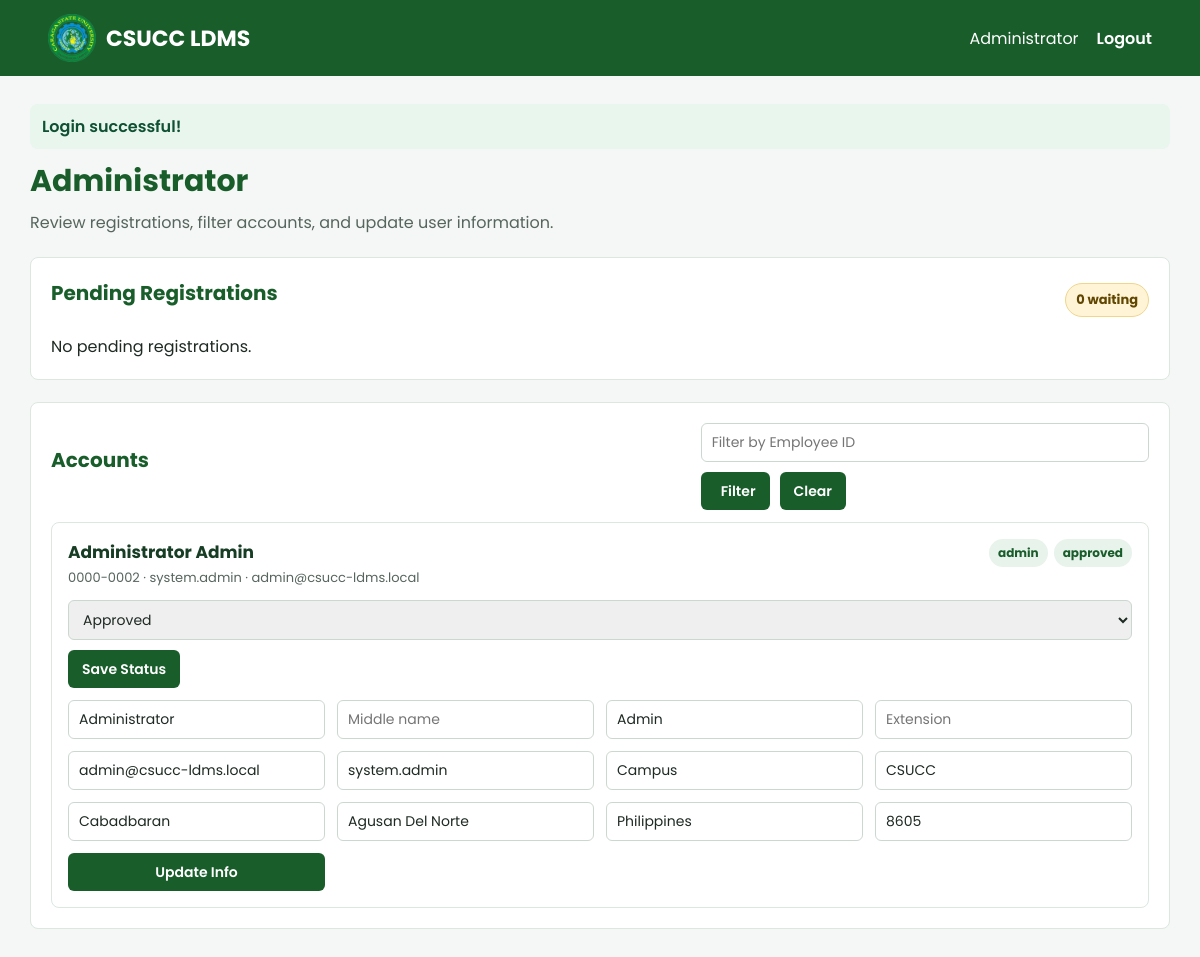
/admin/dashboard.php (signed in), run on the app's committed database.
### tables this page shows
CREATE TABLE users (
    id INT AUTO_INCREMENT PRIMARY KEY,
    user_id VARCHAR(15) NOT NULL UNIQUE,         
    first_name VARCHAR(50) NOT NULL,
    middle_name VARCHAR(50) NULL,
    last_name VARCHAR(50) NOT NULL,
    extension_name VARCHAR(10) NULL,
    dob DATE NOT NULL,
    age TINYINT UNSIGNED NOT NULL,
    sex ENUM('male', 'female') NOT NULL,
    email VARCHAR(100) NOT NULL UNIQUE,
    username VARCHAR(50) NOT NULL UNIQUE,
    password_hash VARCHAR(255) NOT NULL,         
    role ENUM('user','admin','super_admin') NOT NULL DEFAULT 'user',
    account_status ENUM('pending','approved','blocked') NOT NULL DEFAULT 'approved',
    privileges TEXT NULL,
    purok_street VARCHAR(100) NOT NULL,
    barangay VARCHAR(100) NOT NULL,
    city_municipality VARCHAR(100) NOT NULL,
    province VARCHAR(100) NOT NULL,
    country VARCHAR(100) NOT NULL,
    zip_code VARCHAR(20) NOT NULL,
    date_registered TIMESTAMP DEFAULT CURRENT_TIMESTAMP
);

### server/admin_helpers.php (called while the page is built, shortened)
<?php
function full_name(array $user): string {
    return trim(($user['first_name'] ?? '') . ' ' . ($user['middle_name'] ?? '') . ' ' . ($user['last_name'] ?? '') . ' ' . ($user['extension_name'] ?? ''));
}
function fetch_accounts(mysqli $conn, string $employeeId = ''): array {
    if ($employeeId !== '') {
        $like = '%' . $employeeId . '%';
        $stmt = $conn->prepare("SELECT * FROM users WHERE user_id LIKE ? ORDER BY date_registered DESC");
        $stmt->bind_param("s", $like);
    } else {
        $stmt = $conn->prepare("SELECT * FROM users ORDER BY date_registered DESC");
    }
    $stmt->execute();
    $result = $stmt->get_result();
    $accounts = $result->fetch_all(MYSQLI_ASSOC);
    return $accounts;
}
function fetch_pending_registrations(mysqli $conn): array {
    $stmt = $conn->prepare("SELECT * FROM users WHERE role = 'user' AND account_status = 'pending' ORDER BY date_registered ASC");
    $stmt->execute();
    $result = $stmt->get_result();
    $accounts = $result->fetch_all(MYSQLI_ASSOC);
    return $accounts;
}
?>

### admin/dashboard.php (the view, shortened to what this page needs)
<?php
require '../server/config.php';
require '../server/admin_helpers.php';
$alerts = $_SESSION['alerts'] ?? [];
$employeeId = trim($_GET['employee_id'] ?? '');
$pendingRegistrations = fetch_pending_registrations($conn);
$accounts = fetch_accounts($conn, $employeeId);
?>
<!DOCTYPE html>
<html lang="en">
<head>
    <link rel="stylesheet" href="../css/admin.css">
    <link href="https://cdn.boxicons.com/fonts/basic/boxicons.min.css" rel="stylesheet">
</head>
<body>
<header>
    <a href="dashboard.php" class="logo"><img src="../assets/imgs/logo.png" alt="CSUCC Logo"> CSUCC LDMS</a>
    <nav>
        <span><?= htmlspecialchars($_SESSION['name'] ?? 'Administrator'); ?></span>
        <a href="../user/logout.php">Logout</a>
    </nav>
</header>
<main>
    <?php foreach ($alerts as $alert): ?>
        <div class="alert <?= htmlspecialchars($alert['type']); ?>"><?= htmlspecialchars($alert['message']); ?></div>
    <?php endforeach; ?>
    <section class="page-heading">
        <h1>Administrator</h1>
        <p>Review registrations, filter accounts, and update user information.</p>
    </section>
    <section class="panel">
        <div class="section-bar">
            <h2>Pending Registrations</h2>
            <span class="count-badge"><?= count($pendingRegistrations); ?> waiting</span>
        </div>
        <div class="account-list">
            <?php if (empty($pendingRegistrations)): ?>
                <p>No pending registrations.</p>
            <?php endif; ?>
        </div>
    </section>
    <section class="panel">
        <div class="section-bar">
            <h2>Accounts</h2>
            <form method="GET" class="filter-form">
                <input type="text" name="employee_id" value="<?= htmlspecialchars($employeeId); ?>" placeholder="Filter by Employee ID">
                <button type="submit"><i class='bx bx-search'></i> Filter</button>
                <a href="dashboard.php">Clear</a>
            </form>
        </div>
        <div class="account-list">
            <?php foreach ($accounts as $account): ?>
                <?php if ($account['role'] === 'super_admin') { continue; } ?>
                <article class="account-card">
                    <div class="account-top">
                        <div>
                            <h3><?= htmlspecialchars(full_name($account)); ?></h3>
                            <p><?= htmlspecialchars($account['user_id']); ?> · <?= htmlspecialchars($account['username']); ?> · <?= htmlspecialchars($account['email']); ?></p>
                        </div>
                        <div class="badges">
                            <span><?= htmlspecialchars($account['role']); ?></span>
                            <span><?= htmlspecialchars($account['account_status']); ?></span>
                        </div>
                    </div>
                    <form action="../server/admin_process.php" method="POST" class="inline-form">
                        <select name="account_status">
                            <option value="approved" <?= $account['account_status'] === 'approved' ? 'selected' : ''; ?>>Approved</option>
                        </select>
                        <button type="submit" name="change_status_btn">Save Status</button>
                    </form>
                    <form action="../server/admin_process.php" method="POST" class="grid-form compact">
                        <input type="text" name="first_name" value="<?= htmlspecialchars($account['first_name']); ?>" placeholder="First name" required>
                        <input type="text" name="middle_name" value="<?= htmlspecialchars($account['middle_name'] ?? ''); ?>" placeholder="Middle name">
                        <input type="text" name="last_name" value="<?= htmlspecialchars($account['last_name']); ?>" placeholder="Last name" required>
                        <input type="text" name="extension_name" value="<?= htmlspecialchars($account['extension_name'] ?? ''); ?>" placeholder="Extension">
                        <input type="email" name="email" value="<?= htmlspecialchars($account['email']); ?>" placeholder="Email" required>
                        <input type="text" name="username" value="<?= htmlspecialchars($account['username']); ?>" placeholder="Username" required>
                        <input type="text" name="purok_street" value="<?= htmlspecialchars($account['purok_street']); ?>" placeholder="Purok/Street">
                        <input type="text" name="barangay" value="<?= htmlspecialchars($account['barangay']); ?>" placeholder="Barangay">
                        <input type="text" name="city_municipality" value="<?= htmlspecialchars($account['city_municipality']); ?>" placeholder="City/Municipality">
                        <input type="text" name="province" value="<?= htmlspecialchars($account['province']); ?>" placeholder="Province">
                        <input type="text" name="country" value="<?= htmlspecialchars($account['country']); ?>" placeholder="Country">
                        <input type="text" name="zip_code" value="<?= htmlspecialchars($account['zip_code']); ?>" placeholder="Zip Code">
                        <button type="submit" name="update_account_btn">Update Info</button>
                    </form>
                </article>
            <?php endforeach; ?>
        </div>
    </section>
</main>
</body>
</html>

### css/admin.css (style rules this page uses)
* { box-sizing: border-box; font-family: "Poppins", sans-serif; margin: 0; padding: 0; }
body { background: #f4f7f5; color: #1e2a23; min-height: 100vh; }
header { align-items: center; background: #185D2A; color: #fff; display: flex; height: 76px; justify-content: space-between; padding: 0 48px; }
.logo { align-items: center; color: #fff; display: flex; font-size: 22px; font-weight: 700; gap: 10px; text-decoration: none; }
.logo img { height: 48px; }
nav { align-items: center; display: flex; gap: 18px; }
nav a { color: #fff; font-weight: 600; text-decoration: none; }
main { margin: 0 auto; max-width: 1180px; padding: 28px 20px 60px; }
.page-heading { margin-bottom: 22px; }
.page-heading h1 { color: #185D2A; font-size: 30px; }
.page-heading p { color: #56655d; margin-top: 6px; }
.panel { background: #fff; border: 1px solid #dce7df; border-radius: 8px; margin-bottom: 22px; padding: 20px; }
.panel h2 { color: #185D2A; font-size: 20px; margin-bottom: 14px; }
.section-bar { align-items: center; display: flex; gap: 16px; justify-content: space-between; margin-bottom: 12px; }
.filter-form, .inline-form, .privilege-form { align-items: center; display: flex; flex-wrap: wrap; gap: 10px; }
.grid-form { display: grid; gap: 12px; grid-template-columns: repeat(3, minmax(0, 1fr)); }
.grid-form.compact { grid-template-columns: repeat(4, minmax(0, 1fr)); margin-top: 12px; }
input, select, textarea { border: 1px solid #cbd8cf; border-radius: 6px; color: #1e2a23; font-size: 14px; min-height: 38px; padding: 8px 10px; width: 100%; }
button, .filter-form a { align-items: center; background: #185D2A; border: 0; border-radius: 6px; color: #fff; cursor: pointer; display: inline-flex; font-size: 14px; font-weight: 600; gap: 6px; justify-content: center; min-height: 38px; padding: 8px 14px; text-decoration: none; }
.account-list, .request-list { display: grid; gap: 14px; }
.account-card, .request-card { border: 1px solid #dce7df; border-radius: 8px; padding: 16px; }
.account-top { align-items: flex-start; display: flex; gap: 12px; justify-content: space-between; margin-bottom: 12px; }
.account-top h3, .request-card h3 { color: #173d24; font-size: 17px; }
.account-top p, .request-card p { color: #56655d; font-size: 13px; margin-top: 3px; }
.badges { display: flex; flex-wrap: wrap; gap: 6px; justify-content: flex-end; }
.badges span { background: #e8f3ec; border-radius: 999px; color: #185D2A; font-size: 12px; font-weight: 700; padding: 5px 9px; }
.count-badge { background: #fff4d6; border: 1px solid #f0d58b; border-radius: 999px; color: #604600; font-size: 13px; font-weight: 700; padding: 6px 10px; }
.alert { border-radius: 8px; font-weight: 600; margin-bottom: 10px; padding: 10px 12px; }
.alert.success { background: #e8f6ee; color: #0f5132; }

### data on the page
users: full_name($account) "Administrator Admin", user "0000-0002", username "system.admin", email "admin@csucc-ldms.local", role "admin", account_status "approved", account_status "Approved", first_name "Administrator", last_name "Admin", purok_street "Campus", barangay "CSUCC", city_municipality "Cabadbaran", province "Agusan Del Norte", country "Philippines", zip_code "8605"

### other printed values
$_SESSION['name'] "Administrator"
$alert['message'] "Login successful!"
count($pendingRegistrations) "0"
